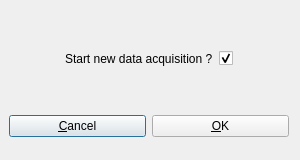
<?xml version="1.0" encoding="UTF-8"?>
<ui version="4.0">
 <class>Dialog</class>
 <widget class="QDialog" name="Dialog">
  <property name="windowModality">
   <enum>Qt::ApplicationModal</enum>
  </property>
  <property name="geometry">
   <rect>
    <x>0</x>
    <y>0</y>
    <width>300</width>
    <height>160</height>
   </rect>
  </property>
  <property name="sizePolicy">
   <sizepolicy hsizetype="Maximum" vsizetype="Maximum">
    <horstretch>0</horstretch>
    <verstretch>0</verstretch>
   </sizepolicy>
  </property>
  <property name="minimumSize">
   <size>
    <width>300</width>
    <height>160</height>
   </size>
  </property>
  <property name="maximumSize">
   <size>
    <width>300</width>
    <height>160</height>
   </size>
  </property>
  <property name="windowTitle">
   <string>Warning</string>
  </property>
  <layout class="QVBoxLayout" name="verticalLayout">
   <property name="leftMargin">
    <number>9</number>
   </property>
   <property name="topMargin">
    <number>9</number>
   </property>
   <item>
    <spacer name="verticalSpacer">
     <property name="orientation">
      <enum>Qt::Vertical</enum>
     </property>
     <property name="sizeType">
      <enum>QSizePolicy::Maximum</enum>
     </property>
     <property name="sizeHint" stdset="0">
      <size>
       <width>20</width>
       <height>30</height>
      </size>
     </property>
    </spacer>
   </item>
   <item>
    <layout class="QHBoxLayout" name="horizontalLayout">
     <item>
      <spacer name="horizontalSpacer">
       <property name="orientation">
        <enum>Qt::Horizontal</enum>
       </property>
       <property name="sizeHint" stdset="0">
        <size>
         <width>40</width>
         <height>20</height>
        </size>
       </property>
      </spacer>
     </item>
     <item>
      <widget class="QLabel" name="label">
       <property name="text">
        <string>Start new data acquisition ?</string>
       </property>
      </widget>
     </item>
     <item>
      <widget class="QCheckBox" name="checkBox">
       <property name="layoutDirection">
        <enum>Qt::RightToLeft</enum>
       </property>
       <property name="text">
        <string/>
       </property>
       <property name="checked">
        <bool>true</bool>
       </property>
      </widget>
     </item>
     <item>
      <spacer name="horizontalSpacer_2">
       <property name="orientation">
        <enum>Qt::Horizontal</enum>
       </property>
       <property name="sizeHint" stdset="0">
        <size>
         <width>40</width>
         <height>20</height>
        </size>
       </property>
      </spacer>
     </item>
    </layout>
   </item>
   <item>
    <spacer name="verticalSpacer_2">
     <property name="orientation">
      <enum>Qt::Vertical</enum>
     </property>
     <property name="sizeType">
      <enum>QSizePolicy::Maximum</enum>
     </property>
     <property name="sizeHint" stdset="0">
      <size>
       <width>20</width>
       <height>30</height>
      </size>
     </property>
    </spacer>
   </item>
   <item>
    <layout class="QHBoxLayout" name="horizontalLayout_2">
     <property name="spacing">
      <number>6</number>
     </property>
     <item>
      <widget class="QPushButton" name="pushButton_reject">
       <property name="sizePolicy">
        <sizepolicy hsizetype="Minimum" vsizetype="Maximum">
         <horstretch>0</horstretch>
         <verstretch>0</verstretch>
        </sizepolicy>
       </property>
       <property name="text">
        <string>&amp;Cancel</string>
       </property>
      </widget>
     </item>
     <item>
      <widget class="QPushButton" name="pushButton_accept">
       <property name="sizePolicy">
        <sizepolicy hsizetype="Minimum" vsizetype="Maximum">
         <horstretch>0</horstretch>
         <verstretch>0</verstretch>
        </sizepolicy>
       </property>
       <property name="text">
        <string>&amp;OK</string>
       </property>
      </widget>
     </item>
    </layout>
   </item>
  </layout>
  <zorder>verticalSpacer</zorder>
  <zorder>verticalSpacer_2</zorder>
 </widget>
 <tabstops>
  <tabstop>checkBox</tabstop>
  <tabstop>pushButton_accept</tabstop>
  <tabstop>pushButton_reject</tabstop>
 </tabstops>
 <resources/>
 <connections>
  <connection>
   <sender>pushButton_reject</sender>
   <signal>clicked()</signal>
   <receiver>Dialog</receiver>
   <slot>reject()</slot>
   <hints>
    <hint type="sourcelabel">
     <x>135</x>
     <y>131</y>
    </hint>
    <hint type="destinationlabel">
     <x>58</x>
     <y>119</y>
    </hint>
   </hints>
  </connection>
  <connection>
   <sender>pushButton_accept</sender>
   <signal>clicked()</signal>
   <receiver>Dialog</receiver>
   <slot>accept()</slot>
   <hints>
    <hint type="sourcelabel">
     <x>221</x>
     <y>120</y>
    </hint>
    <hint type="destinationlabel">
     <x>287</x>
     <y>103</y>
    </hint>
   </hints>
  </connection>
 </connections>
</ui>
